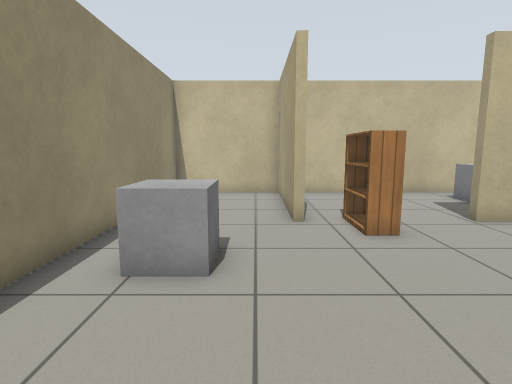
[1] (above)

14 first-person views from a walk through a robot-simulator world made for Gazebo. The camera is 1 m above the floor, tilts 8° down and sees 80° across. The floor is counted in squares, 0.5 m on a side. Each view is taken from the middle of a square. On the plan, view 1 faces up. The plan holds only what a view shows up to about 17 squares ahead; the rest is blank. Simple patterns stand in for the simulator's built-in surfaces. Surface patterns are stand-ins for the level's own textures.

[2]
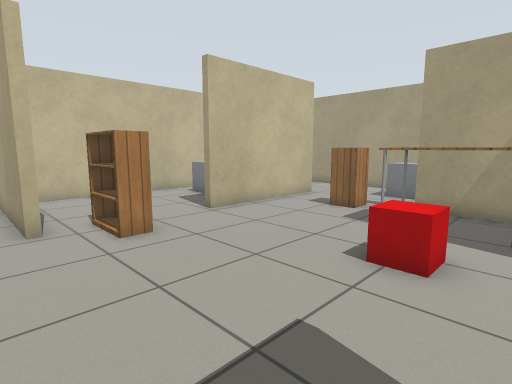

[3]
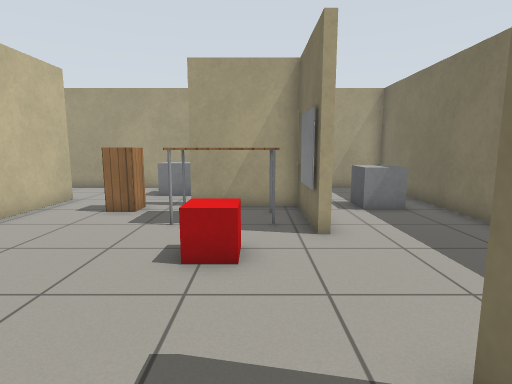

[4]
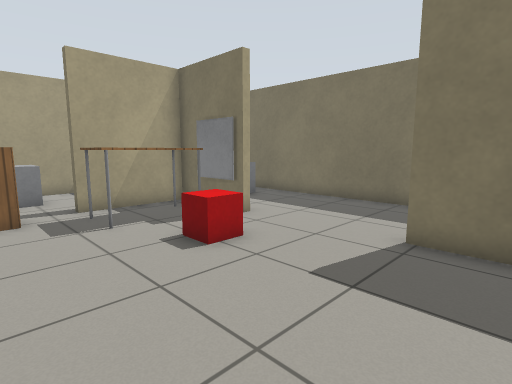

[5]
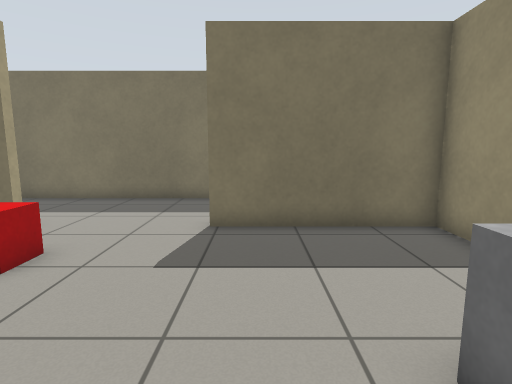

[6]
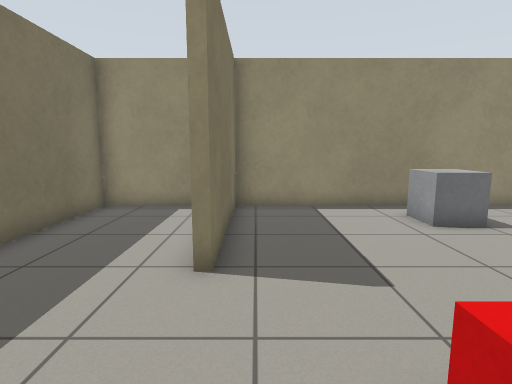

[7]
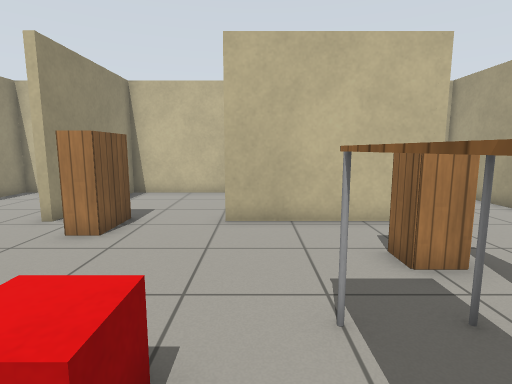

[8]
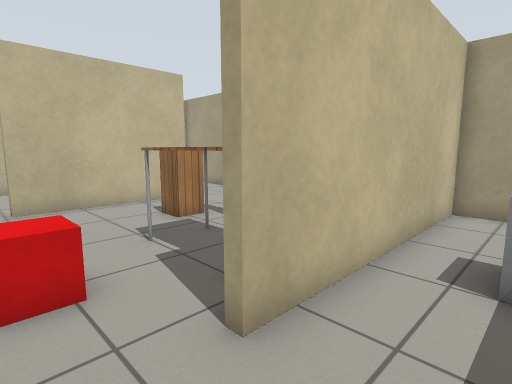

[9]
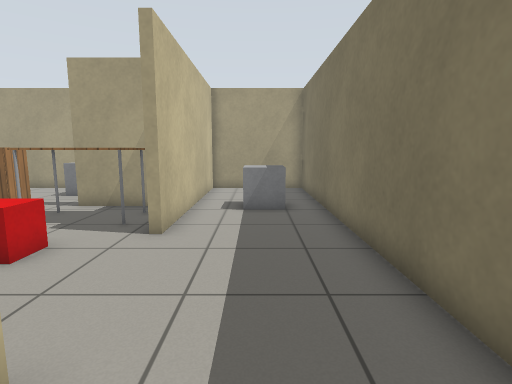

[10]
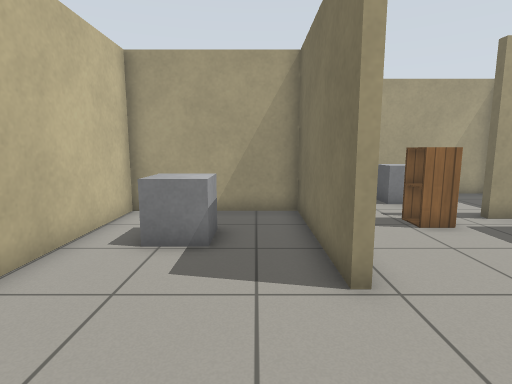

[11]
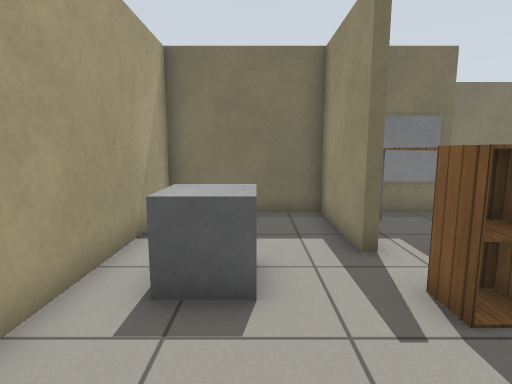

[12]
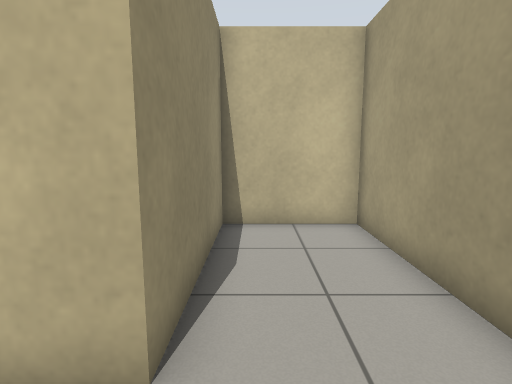

[13]
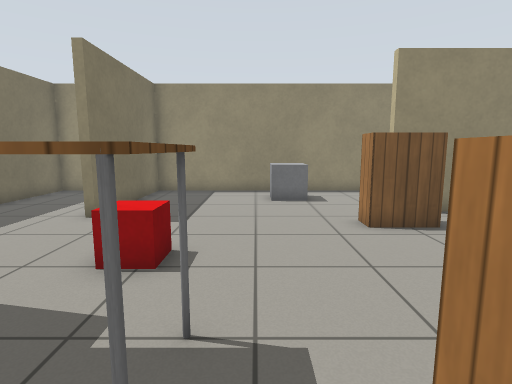

[14]
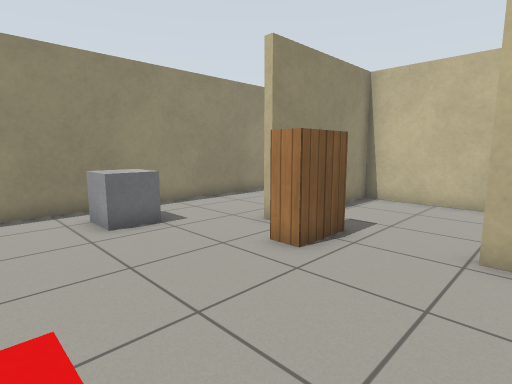

### Floor plan
Points are (right, up) in squares from view 1. A wall is a line through its corners. A room is listed if a view was taken in it or the views show most of it. See-through windows are left out.
Room 1 (views 1, 2, 3, 4, 5, 6, 7, 8, 9, 10, 11, 12, 13, 14)
walls: (10.9, 3.4) (10.9, -0.5) (15.7, -0.5) (15.7, 14) (12.1, 14) (12.1, 8.3) (6.1, 8.3) (6.1, 8.6) (11.8, 8.6) (11.8, 14) (1.3, 14) (1.3, 8.2); (1, 8.2) (1, 14) (-3.7, 14) (-3.7, -0.7) (2.2, -0.7) (2.2, -1.1); (-3.7, -2.2) (-3.7, -5.4) (15.7, -5.4) (15.7, -0.8) (7, -0.8) (7, -0.5) (10.6, -0.5) (10.6, 3.4)
objects: grey box (-2, 5) to (-1, 6); bookshelf (3, 7) to (3, 8); red box (5, 2) to (6, 2); marker (8, 0); table (8, 1) to (9, 3); grey box (8, 11) to (9, 12); grey box (10, -4) to (11, -3); cabinet (10, 5) to (10, 6); grey box (13, 4) to (14, 5)

Positions as (right, up) in squares from view 1, and headings:
1: (0, 0), facing up
2: (0, 0), facing up-right
3: (0, 1), facing right
4: (0, 6), facing down-right
5: (1, 7), facing down
6: (7, 0), facing left
7: (7, 0), facing up
8: (5, -3), facing up-right
9: (0, -3), facing right
10: (2, 10), facing right
11: (13, 9), facing down
12: (13, 6), facing up
13: (11, 4), facing left
14: (7, 2), facing up-left
